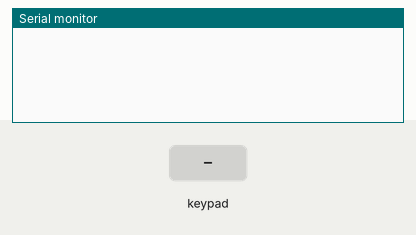
A sketch run on a simulated Arduino Uno, built with avr-gcc and run on an emulated ATmega328P. Parts: the last lines printed to the serial monitor. Inputs (shaded band) come from the test bench.

Above: at 1.2 s.
1.3 s: key '1' pressed
At 2.5 s:
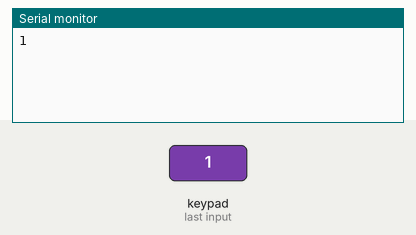
2.8 s: keypad keys 2 3 4 5 A pressed 0.4 s apart
At 5.1 s:
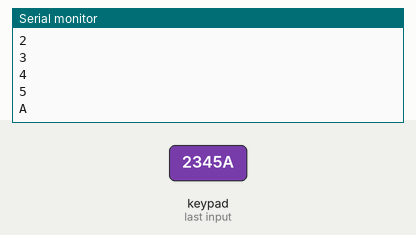
6.3 s: key 'B' pressed
At 6.8 s:
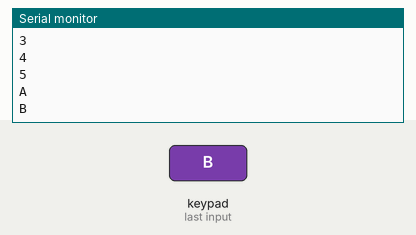
7.8 s: keypad keys 2 3 4 5 D pressed 0.4 s apart
At 10.2 s:
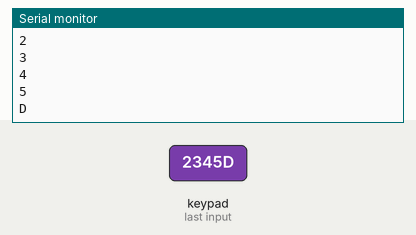
11.3 s: key 'C' pressed
At 11.6 s:
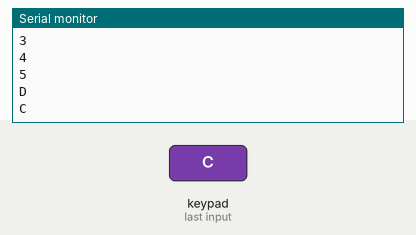
12.8 s: keypad keys 2 3 4 5 = pressed 0.4 s apart
At 15.1 s:
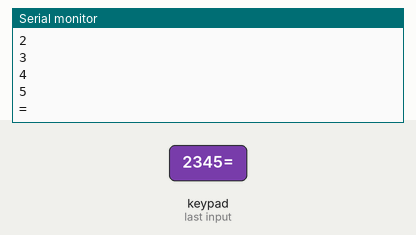
Timing chart, 0 to 16.6 s (numbered marks = the images above; inputs shaded):
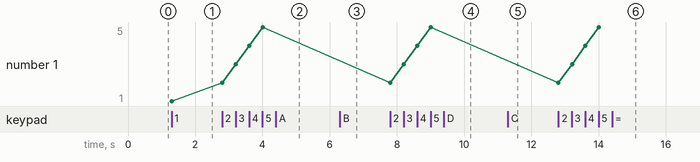

The sketch:

CustomKeypad.ino
```cpp
/* @file CustomKeypad.pde
|| @version 1.0
|| @author Alexander Brevig
|| @contact alexanderbrevig@gmail.com
||
|| @description
|| | Demonstrates changing the keypad size and key values.
|| #
*/
#include <Keypad.h>

const byte ROWS = 4; //four rows
const byte COLS = 4; //four columns
//define the cymbols on the buttons of the keypads
char hexaKeys[ROWS][COLS] = {
  {'1','2','3','A'},
  {'4','5','6','B'},
  {'7','8','9','C'},
  {'.','0','=','D'}
};
byte rowPins[ROWS] = {2,3,4,5}; //connect to the row pinouts of the keypad
byte colPins[COLS] = {6,7,8,9}; //connect to the column pinouts of the keypad

//initialize an instance of class NewKeypad
Keypad customKeypad = Keypad( makeKeymap(hexaKeys), rowPins, colPins, ROWS, COLS);

void setup(){
  Serial.begin(9600);
}

void loop(){
  char customKey = customKeypad.getKey();

  if (customKey){
    Serial.println(customKey);
  }
}
```

Measured:
- after the input at 1.3 s, the serial monitor: prints a new line at once (image 1)
- after the input at 2.8 s, the serial monitor: prints a new line at once (image 2)
- after the input at 6.3 s, the serial monitor: prints a new line at once (image 3)
- after the input at 7.8 s, the serial monitor: prints a new line at once (image 4)
- after the input at 11.3 s, the serial monitor: prints a new line at once (image 5)
- after the input at 12.8 s, the serial monitor: prints a new line at once (image 6)
- plotted number 1: 1 → 5 after the input at 2.8 s
